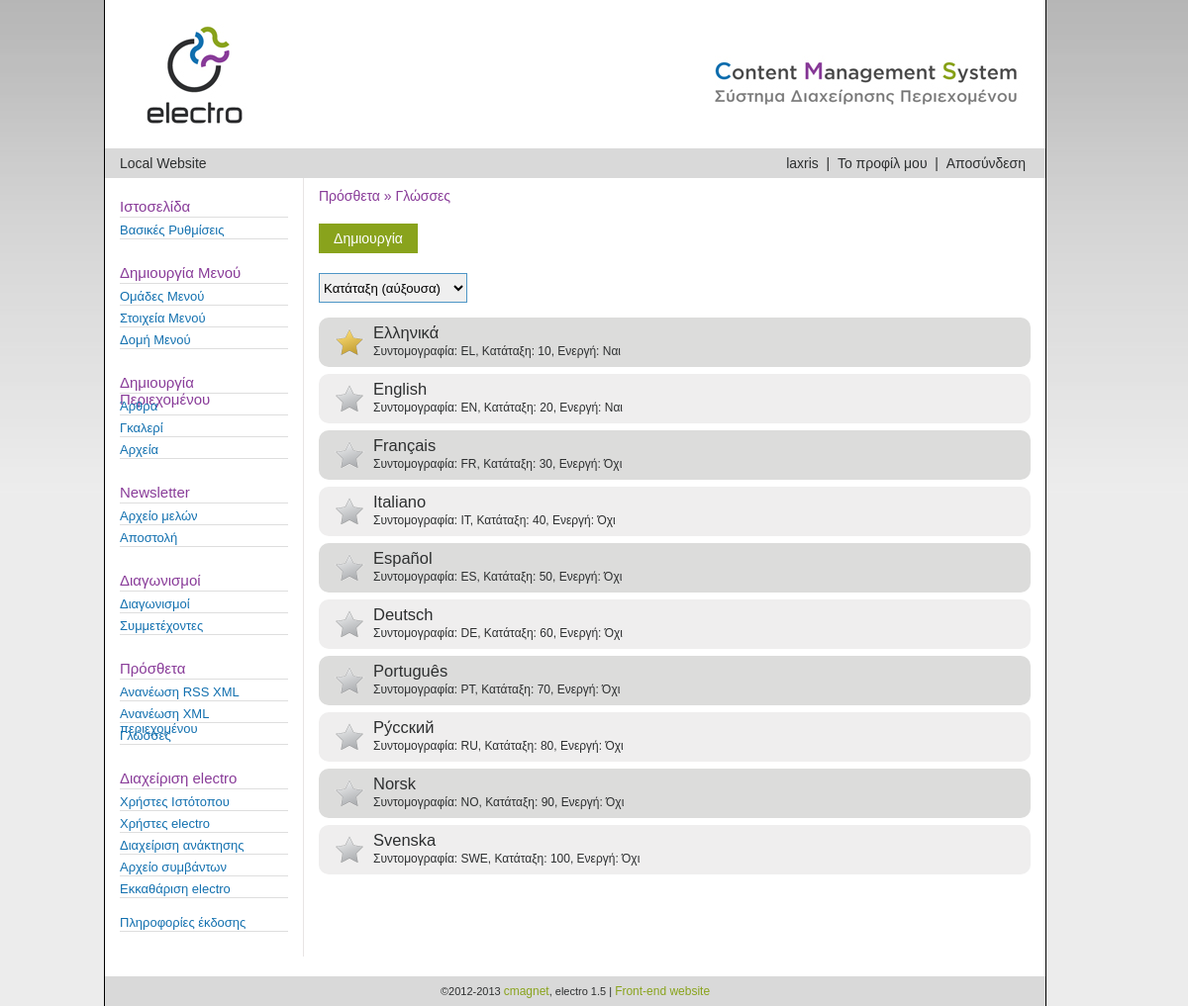
The app's page /?action=languages&validation=0 (signed in) with its own data.
### tables this page shows
CREATE TABLE IF NOT EXISTS `languages` (
  `L_ID` varchar(20) NOT NULL,
  `L_NAME` varchar(255) NOT NULL,
  `L_ABBREVIATION` varchar(4) NOT NULL,
  `L_RANK` int(4) NOT NULL DEFAULT '0',
  `L_VISIBLE` tinyint(1) NOT NULL DEFAULT '1',
  `L_DEFAULT` tinyint(1) NOT NULL DEFAULT '0',
  PRIMARY KEY (`L_ID`),
  UNIQUE KEY `L_NAME` (`L_NAME`),
  UNIQUE KEY `L_ABBREVIATION` (`L_ABBREVIATION`)
);

### scripts/init.php (called while the page is built, shortened)
<?php
	if(!empty($_REQUEST['action'])){
		$action_file = 'scripts/'.$_REQUEST['action'].'.php';
	}
?>

### scripts/environment.php (called while the page is built, shortened)
<?php
	$front_end_url = "../";
	$owner_title = "Local Website";
?>

### scripts/languages.php (the view, shortened to what this page needs)
<div class="breadcrumb">Πρόσθετα &raquo; Γλώσσες</div>
<button type="button" class="create_button" onclick="javascript:location.href='?action=languages_create'">Δημιουργία</button>
<?php
	require_once("languages_toolbox.php");
	require("db_connect.php");
	$sql_l = "SELECT *FROM `languages` ORDER BY $mysql_order_by ";
	$query_l = mysql_query($sql_l) or die(mysql_error());
	$rows_l = mysql_num_rows($query_l);
	if ($rows_l){
		echo '<ul id = "record-listing">';
		while($result_l = mysql_fetch_array($query_l)){
			$edit_link = '?action=languages_edit&id='.$result_l['L_ID'].$TOOLBOX_SELECTED_OPTIONS;
			$delete_link = '<a href="scripts/languages_delete.php?id='.$result_l['L_ID'].$TOOLBOX_SELECTED_OPTIONS.'" onclick="return checkfields(this);" class = "delete" title="Διαγραφή"></a>';
			$isDefault = '<a href = "scripts/languages_default.php?id='.$result_l['L_ID'].$TOOLBOX_SELECTED_OPTIONS.'" class = "star" title = "Αλλαγή σε προεπιλεγμένη"><img src = "images/isDefaultGrey.png" /></a>';
			if (($result_l['L_ID'] == $DLTL) || ($_SESSION['EU_LEVEL'] != '2')){
				$delete_link = '';
			}
			if ($result_l['L_DEFAULT']){
				$isDefault = '<a href = "javascript:;" class = "star no-link"><img src = "images/isDefaultGold.png" title = "Προεπιλεγμένη" /></a>';
				$delete_link = '';
			}
			$is_visible = "Όχι";
			if ($result_l['L_VISIBLE']){
				$is_visible = "Ναι";
			}
			echo '<li class = "hasDefault">
					'.$isDefault.'
					<a href = "'.$edit_link.'" title = "Επεξεργασία">'.stripslashes($result_l['L_NAME']).'</a>
					<span class = "details">Συντομογραφία: '.stripslashes($result_l['L_ABBREVIATION']).', Κατάταξη: '.$result_l['L_RANK'].', Ενεργή: '.$is_visible.'</span>
					'.$delete_link.'
				  </li>';
		}
		echo '</ul>';
	}else{
		echo '<div class="validation_message_false">Δεν υπάρχουν καταχωρημένες εγγραφές στη βάση.</div>';
	}
?>

### index.php (shortened to what this page needs)
<?php
	require("scripts/init.php");
	require("scripts/environment.php");
?>
<!DOCTYPE html>
<html lang="en" dir="ltr" >
	<head>
		<link rel="stylesheet" type="text/css" href="shadowbox/shadowbox.css">
		<link rel="stylesheet" type="text/css" href="css/smoothness/jquery-ui-1.10.3.custom.min.css">
		<link rel="stylesheet" type="text/css" href="css/electrocss.css?v=1.5">
	</head>
	<body>
		<div id="container">
			<div id="header_area"></div>
			<div id="horizontal_menu_area">
				<?php include("scripts/horizontal_menu.php"); ?>
			</div>
			<?php
				if(!(isset($_SESSION['EU_ID']) && isset($_SESSION['EU_USERNAME']))){
					echo '<div id="login_area">';
						include("scripts/login_form.php");
					echo '</div>';
				}else{
					echo '<div id="left_menu_area">';
						include("scripts/menu_generator.php");
					echo '</div>';
					echo '<div id="content_area">';
						if ($action_file)
							include($action_file);
					echo '</div>';
				}
			?>
			<div id="spacer_area"></div>
			<div id="footer_area">
				&copy;2012-2013 <a href="http://www.cmagnet.gr/" target="_blank">cmagnet</a>, electro 1.5 | <a href="<?php echo $front_end_url; ?>" target="_blank">Front-end website</a>
			</div>
		</div>
	</body>
</html>

### scripts/horizontal_menu.php (shortened to what this page needs)
<div class="horizontal_menu_owner horizontal_menu_item">
	<?php echo $owner_title; ?>
</div>
<div class="horizontal_menu_content">
<?php
	if(!empty($_SESSION['EU_ID']) && !empty($_SESSION['EU_USERNAME']))
	{
		echo '<div class="horizontal_menu_item">';
			echo $_SESSION['EU_USERNAME'];
			echo '&nbsp;&nbsp;&#124;&nbsp;&nbsp;';
			echo '<a href="?action=electro_users_profile">Το προφίλ μου</a>';
			echo '&nbsp;&nbsp;&#124;&nbsp;&nbsp;';
			echo '<a href="scripts/logout.php">Αποσύνδεση</a>';
		echo '</div>';
	}else{
		echo '<div class="horizontal_menu_item">';
			echo 'Παρακαλώ εισέλθετε στο σύστημα.';
		echo '</div>';
	}
?>
</div>

### scripts/menu_generator.php (shortened to what this page needs)
<?php
	echo '<div class="menu_title menu_bg_style">Ιστοσελίδα</div>';
	echo '<div class = "active menu_spacing">';
		echo '<div class="menu_item menu_bg_style"><a href="?action=basic_settings">Βασικές Ρυθμίσεις</a></div>';
	echo '</div>';
	echo '<div class="menu_title menu_bg_style">Δημιουργία Μενού</div>';
	echo '<div class = "active menu_spacing">';
		echo '<div class="menu_item menu_bg_style"><a href="?action=menu_groups">Ομάδες Μενού</a></div>';
		echo '<div class="menu_item menu_bg_style"><a href="?action=menu_items">Στοιχεία Μενού</a></div>';
		echo '<div class="menu_item menu_bg_style"><a href="?action=menu_structure">Δομή Μενού</a></div>';
	echo '</div>';
	echo '<div class="menu_title menu_bg_style">Δημιουργία Περιεχομένου</div>';
	echo '<div class = "active menu_spacing">';
		echo '<div class="menu_item menu_bg_style"><a href="?action=articles">Άρθρα</a></div>';
		echo '<div class="menu_item menu_bg_style"><a href="?action=galleries">Γκαλερί</a></div>';
		echo '<div class="menu_item menu_bg_style"><a href="?action=files">Αρχεία</a></div>';
	echo '</div>';
	echo '<div class="menu_title menu_bg_style">Newsletter</div>';
	echo '<div class = "active menu_spacing">';
		echo '<div class="menu_item menu_bg_style"><a href="?action=nl_membership">Αρχείο μελών</a></div>';
		echo '<div class="menu_item menu_bg_style"><a href="?action=nl_send_mail">Αποστολή</a></div>';
	echo '</div>';
	echo '<div class="menu_title menu_bg_style">Διαγωνισμοί</div>';
	echo '<div class = "active menu_spacing">';
		echo '<div class="menu_item menu_bg_style"><a href="?action=polls">Διαγωνισμοί</a></div>';
		echo '<div class="menu_item menu_bg_style"><a href="?action=contestants">Συμμετέχοντες</a></div>';
	echo '</div>';
	echo '<div class="menu_title menu_bg_style">Πρόσθετα</div>';
		echo '<div class = "active menu_spacing">';
			echo '<div class="menu_item menu_bg_style"><a href="?action=update_rss_xml">Ανανέωση RSS XML</a></div>';
			echo '<div class="menu_item menu_bg_style"><a href="?action=update_content_xml">Ανανέωση XML περιεχομένου</a></div>';
			echo '<div class="menu_item menu_bg_style"><a href="?action=languages">Γλώσσες</a></div>';
		echo '</div>';
	if($_SESSION['EU_LEVEL'])
	{
		echo '<div class="menu_title menu_bg_style">Διαχείριση electro</div>';
		echo '<div class = "active menu_spacing">';
			echo '<div class="menu_item menu_bg_style"><a href="?action=website_users">Χρήστες Ιστότοπου</a></div>';
			echo '<div class="menu_item menu_bg_style"><a href="?action=electro_users">Χρήστες electro</a></div>';
			echo '<div class="menu_item menu_bg_style"><a href="?action=restore_manager">Διαχείριση ανάκτησης</a></div>';
			echo '<div class="menu_item menu_bg_style"><a href="?action=electro_log">Αρχείο συμβάντων</a></div>';
			echo '<div class="menu_item menu_bg_style"><a href="?action=electro_cleanup">Εκκαθάριση electro</a></div>';
			echo '<br />';
			echo '<div class="menu_item menu_bg_style"><a href="?action=electro_release_notes">Πληροφορίες έκδοσης</a></div>';
		echo '</div>';
	}
?>

### scripts/languages_toolbox.php (shortened to what this page needs)
<?php
	$TOOLBOX_FILE = 'languages';
	$TOOLBAR_ORDER_BY = 'rank-asc';
	$TOOLBOX_SELECTED_OPTIONS = '';
	switch ($TOOLBAR_ORDER_BY){
		case 'rank-asc':
			$mysql_order_by = 'L_RANK ASC, L_NAME ASC';
			break;
	}
?>
<div id = "toolbar">
	<select id = "order-by" title = "Ταξινόμηση αποτελεσμάτων" onchange = "javascript:refreshListL('<?php echo $TOOLBOX_FILE; ?>', this.value);">
		<option value = "rank-asc" <?php if ($TOOLBAR_ORDER_BY == 'rank-asc') echo 'SELECTED'; ?>>Κατάταξη (αύξουσα)</option>
	</select>
</div>

### css/electrocss.css (style rules this page uses)
body,html { margin:0; padding:0; height:auto; min-height:100%; background-color: #ececec; background-image: url('../images/electro_bg_img.jpg'); background-repeat: repeat-x; font-family: Arial, Verdana; font-size: 11px; color: #2d2f30; }
img { display: block; border: 0; }
a { text-decoration: none; border: 0; }
a, li, input, button, image { transition: all 0.4s linear; -webkit-transition: all 0.4s linear; -moz-transition: all 0.4s linear; -o-transition: all 0.4s linear; -ms-transition: all 0.4s linear; }
#container { position:absolute; left: 50%; width:950px; min-height:100%; height:auto; margin-left: -495px; background-color:#fff; border-left:1px solid #000; border-right: 1px solid #000; }
#header_area { position:relative; width:950px; height:150px; background-color: #fff; background-image: url('../images/electro_banner.jpg'); background-repeat: no-repeat; }
#horizontal_menu_area { position:relative; width:950px; height:30px; line-height: 30px; background-color:#d9d9d9; text-align: right; }
#left_menu_area { position:relative; float:left; width:200px; border-right:1px solid #e8e5e5; min-height:inherit; padding-top: 20px; }
#content_area { position: relative; float: left; width: 719px; height: 1%; min-height: 300px; padding: 0px 15px 0px 15px; margin-bottom: 30px; overflow: hidden; }
#spacer_area { position: relative; width: 100%; height: 50px; float: left; }
#footer_area { position: absolute; float: left; width:950px; height:30px; line-height: 30px; background-color:#d9d9d9; text-align: center; bottom: 0px; }
#toolbar { position: relative; width: 100%; height: 30px; line-height: 30px; margin-bottom: 15px; }
#toolbar select#lang, #toolbar select#order-by, #toolbar select#list-by-mg, #toolbar select#files_type { position: relative; float: left; width: 150px; height: 30px; line-height: 30px; font-size: 1.5rem; border: 1px solid #4e96c6; }
#toolbar select#order-by, #toolbar select#list-by-mg { font-size: 1.2rem; }
ul#record-listing { position: relative; width: 100%; min-height: 10px; list-style-type: none; padding: 0; margin: 0; }
ul#record-listing > li { position: relative; width: 94.4%; min-height: 38px; list-style-type: none; color: #2d2f30; border-radius: 10px; padding: 6px 20px 6px 20px; margin-bottom: 7px; cursor: default; }
ul#record-listing > li:nth-child(odd) { background-color: #dcdcdb; }
ul#record-listing > li:nth-child(even) { background-color: #efeeee; }
ul#record-listing > li a { position: relative; display: inline-block; min-width: 10px; color: #2d2f30; font-size: 1.5rem; cursor: pointer; }
ul#record-listing > li span.details { display: block; position: relative; font-size: 1.09rem; margin-top: 2px; }
ul#record-listing > li.hasDefault { width: 89.5%; padding: 6px 20px 6px 55px; }
ul#record-listing > li.hasDefault a.star { display: block; position: absolute; top: 10px; left: 16px; width: 30px; height: 28px; }
ul#record-listing > li.hasDefault a.star.no-link { cursor: default; }
.horizontal_menu_owner { position: relative; float: left; margin-left: 15px; text-align: left; }
.horizontal_menu_content { position:relative; float: right; margin-right: 20px; text-align: right; }
.horizontal_menu_item, .horizontal_menu_item a { font-size: 1.272rem; color: #2d2f30; }
.menu_bg_style { position: relative; width: 170px; height: 16px; border-bottom: 1px solid #dedede; margin-bottom: 5px; margin-left: 15px; }
.menu_title { position: relative; font-size: 1.363rem; color: #893c99; text-decoration: none; padding-bottom: 3px; cursor: pointer; }
.menu_item, .menu_item a { font-size: 1.181rem; color: #1270af; text-decoration: none; }
.breadcrumb { font-size: 1.272rem; color: #893c99; margin-top: 10px; margin-bottom: 20px; }
.create_button { position: relative; width:100px; height:30px; border: none; background-color:#89a31c; margin-bottom: 20px; cursor:pointer; color: #fff; font-size: 1.272rem !important; }
#footer_area a:link, #footer_area a:visited { text-align: center; font-size: 1.09rem; line-height: 20px; color: #89a31c; }
.active { display: inherit; }
.menu_spacing { margin-bottom: 25px; }

### records on screen
languages: L_DEFAULT 1 (drawn), L_NAME "Ελληνικά", L_ABBREVIATION "EL", L_RANK "10", L_VISIBLE "Ναι"
languages: L_NAME "English", L_ABBREVIATION "EN", L_RANK "20", L_VISIBLE "Ναι"
languages: L_NAME "Français", L_ABBREVIATION "FR", L_RANK "30", is_visible "Όχι"
languages: L_NAME "Italiano", L_ABBREVIATION "IT", L_RANK "40", is_visible "Όχι"
languages: L_NAME "Español", L_ABBREVIATION "ES", L_RANK "50", is_visible "Όχι"
languages: L_NAME "Deutsch", L_ABBREVIATION "DE", L_RANK "60", is_visible "Όχι"
languages: L_NAME "Português", L_ABBREVIATION "PT", L_RANK "70", is_visible "Όχι"
languages: L_NAME "Pу́сский", L_ABBREVIATION "RU", L_RANK "80", is_visible "Όχι"
languages: L_NAME "Norsk", L_ABBREVIATION "NO", L_RANK "90", is_visible "Όχι"
languages: L_NAME "Svenska", L_ABBREVIATION "SWE", L_RANK "100", is_visible "Όχι"

### other values on screen
$owner_title "Local Website"
$_SESSION['EU_USERNAME'] "laxris"
